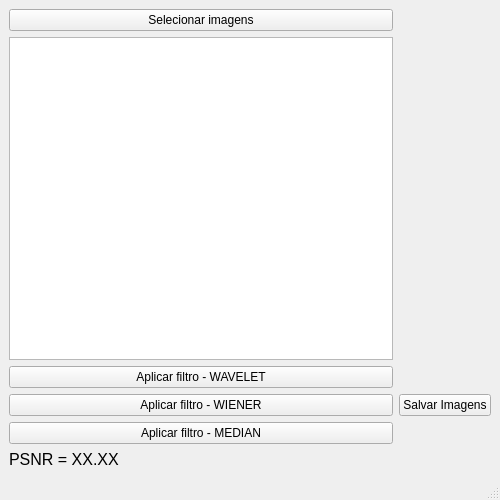
<?xml version="1.0" encoding="UTF-8"?>
<ui version="4.0">
 <class>MainWindow</class>
 <widget class="QMainWindow" name="MainWindow">
  <property name="geometry">
   <rect>
    <x>0</x>
    <y>0</y>
    <width>500</width>
    <height>500</height>
   </rect>
  </property>
  <property name="maximumSize">
   <size>
    <width>500</width>
    <height>500</height>
   </size>
  </property>
  <property name="windowTitle">
   <string>MainWindow</string>
  </property>
  <widget class="QWidget" name="centralwidget">
   <layout class="QGridLayout" name="gridLayout_2">
    <item row="0" column="0">
     <layout class="QVBoxLayout" name="verticalLayout">
      <item>
       <layout class="QGridLayout" name="gridLayout">
        <item row="1" column="0">
         <widget class="QListWidget" name="imageList"/>
        </item>
        <item row="1" column="1">
         <widget class="QLabel" name="imagePreview">
          <property name="maximumSize">
           <size>
            <width>500</width>
            <height>500</height>
           </size>
          </property>
          <property name="text">
           <string/>
          </property>
          <property name="pixmap">
           <pixmap>../../../Downloads/d03bf668ed91521de96b6e47dab31ac1.jpg</pixmap>
          </property>
         </widget>
        </item>
        <item row="0" column="0">
         <widget class="QPushButton" name="selectImagesButton">
          <property name="text">
           <string>Selecionar imagens</string>
          </property>
         </widget>
        </item>
        <item row="2" column="0">
         <widget class="QPushButton" name="applyWaveletButton">
          <property name="text">
           <string>Aplicar filtro - WAVELET</string>
          </property>
         </widget>
        </item>
        <item row="3" column="1">
         <widget class="QPushButton" name="saveButton">
          <property name="text">
           <string>Salvar Imagens</string>
          </property>
         </widget>
        </item>
        <item row="3" column="0">
         <widget class="QPushButton" name="applyWienerButton">
          <property name="text">
           <string>Aplicar filtro - WIENER</string>
          </property>
         </widget>
        </item>
        <item row="4" column="0">
         <widget class="QPushButton" name="applyMedianButton">
          <property name="text">
           <string>Aplicar filtro - MEDIAN</string>
          </property>
         </widget>
        </item>
        <item row="5" column="0">
         <widget class="QLabel" name="labelPSNR">
          <property name="font">
           <font>
            <pointsize>12</pointsize>
           </font>
          </property>
          <property name="text">
           <string>PSNR = XX.XX</string>
          </property>
         </widget>
        </item>
       </layout>
      </item>
     </layout>
    </item>
   </layout>
  </widget>
  <widget class="QMenuBar" name="menubar">
   <property name="geometry">
    <rect>
     <x>0</x>
     <y>0</y>
     <width>500</width>
     <height>22</height>
    </rect>
   </property>
  </widget>
  <widget class="QStatusBar" name="statusbar"/>
 </widget>
 <resources/>
 <connections/>
</ui>
